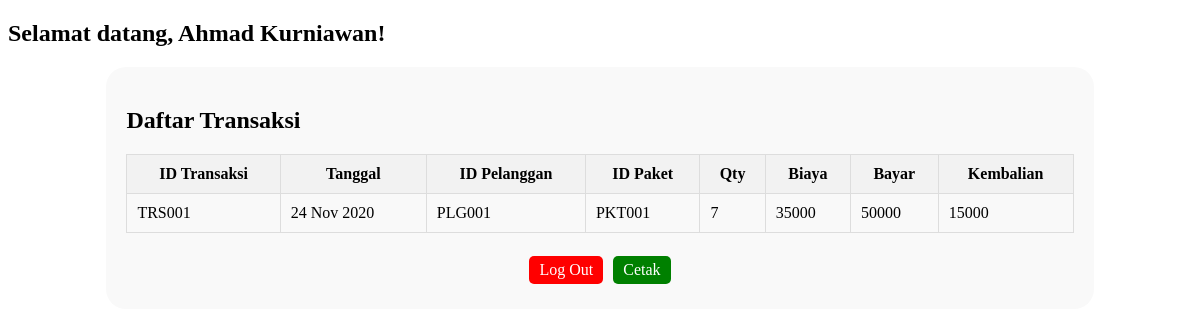
Page /pelanggan/riwayattransaksi.php (signed in) on the committed database.
### tables this page shows
CREATE TABLE `pelanggan` (
  `id_pelanggan` varchar(10) NOT NULL,
  `nama_pelanggan` varchar(100) NOT NULL,
  `username` varchar(25) NOT NULL,
  `password` varchar(100) NOT NULL,
  `alamat_pelanggan` varchar(255) NOT NULL,
  `no_hp_pelanggan` varchar(20) NOT NULL
);

CREATE TABLE `transaksi` (
  `id_transaksi` varchar(10) NOT NULL,
  `tanggal` varchar(20) NOT NULL,
  `id_pelanggan` varchar(10) NOT NULL,
  `id_paket` varchar(10) NOT NULL,
  `qty` int(11) NOT NULL,
  `biaya` int(11) NOT NULL,
  `bayar` int(11) NOT NULL,
  `kembalian` int(11) NOT NULL
);

### pelanggan/riwayattransaksi.php (the view, shortened to what this page needs)
<?php
    include '../conn.php';
    $username = $_SESSION['username'];
    $sql_pelanggan = "SELECT id_pelanggan, `nama_pelanggan` FROM pelanggan WHERE username = :username";
    $stmt_pelanggan = $conn->prepare($sql_pelanggan);
    $stmt_pelanggan->bindParam(':username', $username);
    $stmt_pelanggan->execute();
    $hasil_pelanggan = $stmt_pelanggan->fetch(PDO::FETCH_ASSOC);
    $id_pelanggan = $hasil_pelanggan['id_pelanggan'];
    $nama = $hasil_pelanggan['nama_pelanggan'];
    $sql_transaksi = "SELECT * FROM transaksi WHERE id_pelanggan = :id_pelanggan";
    $stmt_transaksi = $conn->prepare($sql_transaksi);
    $stmt_transaksi->bindParam(':id_pelanggan', $id_pelanggan);
    $stmt_transaksi->execute();
    $transaksi = $stmt_transaksi->fetchAll(PDO::FETCH_ASSOC);
?>
<!DOCTYPE html>
<html lang="en">
<head>
    <link rel="stylesheet" href="styleriwayattransaksi.css">
</head>
<body>
        <h2>Selamat datang, <?php echo $nama; ?>!</h2>
        <div class="container">
        <h2>Daftar Transaksi</h2>
        <table>
            <tr>
                <th>ID Transaksi</th>
                <th>Tanggal</th>
                <th>ID Pelanggan</th>
                <th>ID Paket</th>
                <th>Qty</th>
                <th>Biaya</th>
                <th>Bayar</th>
                <th>Kembalian</th>
            </tr>
            <?php foreach ($transaksi as $row) : ?>
                <?php if ($row['kembalian'] > 0) : ?>
                    <tr>
                        <td><?php echo $row['id_transaksi']; ?></td>
                        <td><?php echo $row['tanggal']; ?></td>
                        <td><?php echo $row['id_pelanggan']; ?></td>
                        <td><?php echo $row['id_paket']; ?></td>
                        <td><?php echo $row['qty']; ?></td>
                        <td><?php echo $row['biaya']; ?></td>
                        <td><?php echo $row['bayar']; ?></td>
                        <td><?php echo $row['kembalian']; ?></td>
                    </tr>
                <?php endif; ?>
            <?php endforeach; ?>
        </table>
        <br>
        <div class="button">
            <a href="loginpelanggan.php" class="button button-primary">Log Out</a>
            <a href="notasatuan.php" class="button button-secondary">Cetak</a>
        </div>
    </div>
</body>
</html>

### pelanggan/styleriwayattransaksi.css (style rules this page uses)
.container { width: 80%; margin: 0 auto; background-color: #f9f9f9; border-radius: 20px; padding: 20px; }
table { width: 100%; border-collapse: collapse; margin-bottom: 20px; border: 1px solid #ddd; border-radius: 5px; }
td, th { padding: 10px; text-align: left; border-bottom: 1px solid #ddd; border-right: 1px solid #ddd; }
th { background-color: #f2f2f2; font-weight: bold; text-align: center; }
th:last-child, td:last-child { border-right: none; }
table { margin: 0 auto; }
.button { display: flex; justify-content: center; align-items: center; color: white; text-decoration: none; padding: 5px 10px; border-radius: 5px; }
.button-primary { background-color: red; margin-right: 10px; }
.button-secondary { background-color: green; }

### rows in the picture
pelanggan: nama_pelanggan "Ahmad Kurniawan"
transaksi: id_transaksi "TRS001", tanggal "24 Nov 2020", id_pelanggan "PLG001", id_paket "PKT001", qty "7", biaya "35000", bayar "50000", kembalian "15000"
